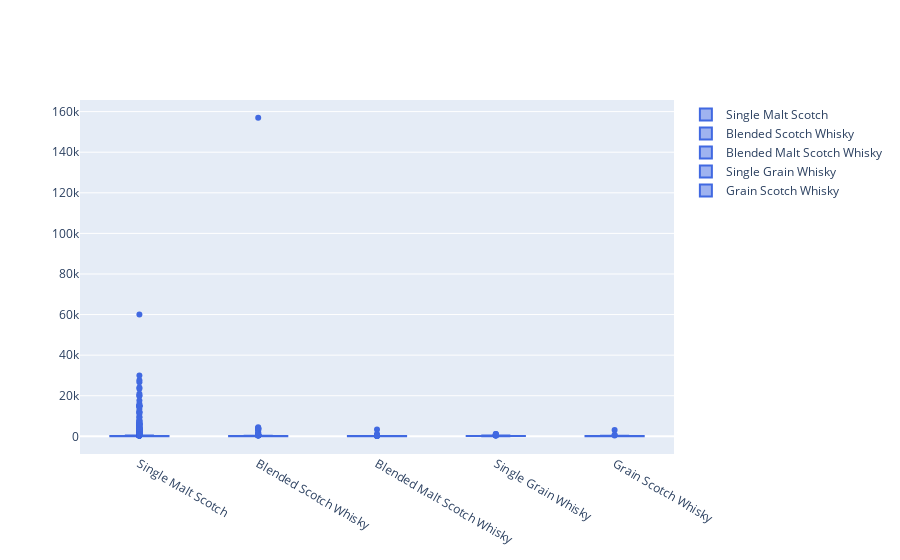

Here is the notebook cell this chart was saved with:
### Markdown cell above
## Distribution of Price per Category
### Including outliers

### Code cell
# The scale of this graph is hard to interpret, but useful to find outliers
# Also note Single Malt is highest
y0 = review[review.category=="Single Malt Scotch"]['price'].values
y1 = review[review.category=="Blended Scotch Whisky"]['price'].values
y2 = review[review.category=="Blended Malt Scotch Whisky"]['price'].values
y3 = review[review.category=="Single Grain Whisky"]['price'].values
y4 = review[review.category=="Grain Scotch Whisky"]['price'].values
fig = go.Figure()
fig.add_trace(go.Box(y=y0, name='Single Malt Scotch',marker_color = 'royalblue'))
fig.add_trace(go.Box(y=y1, name = 'Blended Scotch Whisky',marker_color = 'royalblue'))
fig.add_trace(go.Box(y=y2, name = 'Blended Malt Scotch Whisky',marker_color = 'royalblue'))
fig.add_trace(go.Box(y=y3, name = 'Single Grain Whisky',marker_color = 'royalblue'))
fig.add_trace(go.Box(y=y4, name = 'Grain Scotch Whisky',marker_color = 'royalblue'))
fig.show()

### Figure 1 — Plotly figure (JSON) as saved in the notebook; plotly's stock layout.template omitted (floating-point values rounded to 4 significant figures; data arrays with more than 128 entries replaced by an {"elided": "..."} marker saying what was removed)
{"data": [{"marker": {"color": "royalblue"}, "name": "Single Malt Scotch", "type": "box", "y": {"elided": "1819 int values"}}, {"marker": {"color": "royalblue"}, "name": "Blended Scotch Whisky", "type": "box", "y": {"elided": "211 int values"}}, {"marker": {"color": "royalblue"}, "name": "Blended Malt Scotch Whisky", "type": "box", "y": {"elided": "132 int values"}}, {"marker": {"color": "royalblue"}, "name": "Single Grain Whisky", "type": "box", "y": [100, 80, 225, 152, 450, 216, 657, 900, 453, 1200, 220, 1150, 549, 128, 29, 124, 297, 127, 422, 141, 548, 127, 108, 110, 277, 124, 80, 175, 110, 119, 44, 80, 115, 345, 180, 100, 117, 122, 124, 55, 100, 142, 110, 126, 73, 50, 126, 109, 117, 119, 300, 72, 108, 57, 76, 22, 129]}, {"marker": {"color": "royalblue"}, "name": "Grain Scotch Whisky", "type": "box", "y": [3108, 225, 260, 200, 300, 140, 51, 390, 100, 190, 75, 108, 62, 199, 120, 106, 135, 763, 115, 62, 74, 49, 125, 200, 134, 117, 95, 125]}], "layout": {}}
